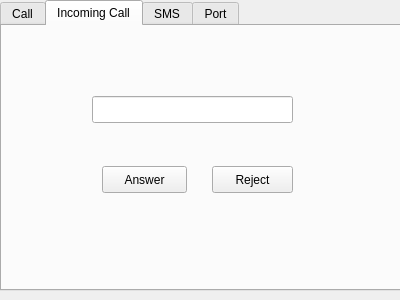
<?xml version="1.0" encoding="UTF-8"?>
<ui version="4.0">
 <class>Dialog</class>
 <widget class="QDialog" name="Dialog">
  <property name="geometry">
   <rect>
    <x>0</x>
    <y>0</y>
    <width>400</width>
    <height>300</height>
   </rect>
  </property>
  <property name="windowTitle">
   <string>PiGSM</string>
  </property>
  <widget class="QTabWidget" name="tabWidget">
   <property name="geometry">
    <rect>
     <x>0</x>
     <y>0</y>
     <width>401</width>
     <height>291</height>
    </rect>
   </property>
   <property name="currentIndex">
    <number>1</number>
   </property>
   <widget class="QWidget" name="tab">
    <attribute name="title">
     <string>Call</string>
    </attribute>
    <widget class="QWidget" name="gridLayoutWidget">
     <property name="geometry">
      <rect>
       <x>80</x>
       <y>60</y>
       <width>201</width>
       <height>80</height>
      </rect>
     </property>
     <layout class="QGridLayout" name="gridLayout">
      <item row="0" column="1">
       <widget class="QLineEdit" name="call_number">
        <property name="maxLength">
         <number>10</number>
        </property>
       </widget>
      </item>
      <item row="0" column="0">
       <widget class="QLabel" name="label">
        <property name="text">
         <string>Number</string>
        </property>
       </widget>
      </item>
     </layout>
    </widget>
    <widget class="QPushButton" name="call_attendButton">
     <property name="geometry">
      <rect>
       <x>90</x>
       <y>160</y>
       <width>85</width>
       <height>27</height>
      </rect>
     </property>
     <property name="text">
      <string>Call</string>
     </property>
    </widget>
    <widget class="QPushButton" name="call_endButton">
     <property name="geometry">
      <rect>
       <x>190</x>
       <y>160</y>
       <width>85</width>
       <height>27</height>
      </rect>
     </property>
     <property name="text">
      <string>End</string>
     </property>
    </widget>
   </widget>
   <widget class="QWidget" name="tab_4">
    <attribute name="title">
     <string>Incoming Call</string>
    </attribute>
    <widget class="QLabel" name="label_4">
     <property name="geometry">
      <rect>
       <x>90</x>
       <y>70</y>
       <width>56</width>
       <height>17</height>
      </rect>
     </property>
     <property name="text">
      <string/>
     </property>
    </widget>
    <widget class="QLineEdit" name="incoming_warn">
     <property name="geometry">
      <rect>
       <x>90</x>
       <y>70</y>
       <width>201</width>
       <height>27</height>
      </rect>
     </property>
    </widget>
    <widget class="QPushButton" name="incoming_answer">
     <property name="geometry">
      <rect>
       <x>100</x>
       <y>140</y>
       <width>85</width>
       <height>27</height>
      </rect>
     </property>
     <property name="text">
      <string>Answer</string>
     </property>
    </widget>
    <widget class="QPushButton" name="incoming_reject">
     <property name="geometry">
      <rect>
       <x>210</x>
       <y>140</y>
       <width>81</width>
       <height>27</height>
      </rect>
     </property>
     <property name="text">
      <string>Reject</string>
     </property>
    </widget>
   </widget>
   <widget class="QWidget" name="tab_2">
    <attribute name="title">
     <string>SMS</string>
    </attribute>
    <widget class="QWidget" name="gridLayoutWidget_2">
     <property name="geometry">
      <rect>
       <x>80</x>
       <y>40</y>
       <width>251</width>
       <height>51</height>
      </rect>
     </property>
     <layout class="QGridLayout" name="gridLayout_2">
      <item row="0" column="1">
       <widget class="QLineEdit" name="sms_number">
        <property name="maxLength">
         <number>10</number>
        </property>
       </widget>
      </item>
      <item row="0" column="0">
       <widget class="QLabel" name="label_2">
        <property name="text">
         <string>Number</string>
        </property>
       </widget>
      </item>
     </layout>
    </widget>
    <widget class="QPushButton" name="sms_button">
     <property name="geometry">
      <rect>
       <x>260</x>
       <y>200</y>
       <width>71</width>
       <height>27</height>
      </rect>
     </property>
     <property name="text">
      <string>Send</string>
     </property>
    </widget>
    <widget class="QTextEdit" name="sms_text">
     <property name="geometry">
      <rect>
       <x>80</x>
       <y>100</y>
       <width>251</width>
       <height>78</height>
      </rect>
     </property>
    </widget>
   </widget>
   <widget class="QWidget" name="tab_3">
    <attribute name="title">
     <string>Port</string>
    </attribute>
    <widget class="QWidget" name="horizontalLayoutWidget">
     <property name="geometry">
      <rect>
       <x>90</x>
       <y>70</y>
       <width>221</width>
       <height>80</height>
      </rect>
     </property>
     <layout class="QHBoxLayout" name="horizontalLayout">
      <item>
       <widget class="QLabel" name="label_3">
        <property name="text">
         <string>PORT:</string>
        </property>
       </widget>
      </item>
      <item>
       <widget class="QLineEdit" name="settings_port"/>
      </item>
     </layout>
    </widget>
    <widget class="QPushButton" name="settings_okButton">
     <property name="geometry">
      <rect>
       <x>260</x>
       <y>170</y>
       <width>51</width>
       <height>27</height>
      </rect>
     </property>
     <property name="text">
      <string>Ok</string>
     </property>
    </widget>
   </widget>
  </widget>
 </widget>
 <resources/>
 <connections/>
</ui>
